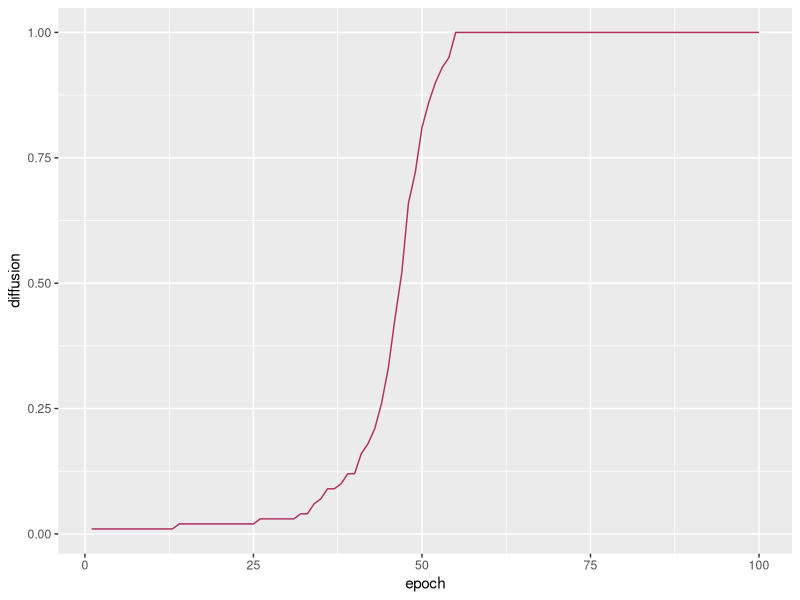

Generate this figure with R:
#
# Simulation einer künstlichen Welt 
#

#
# Packages laden ----
#
library(tidyverse)

#
# 1. Welt errichten ----
#

# Rahmenbedingungen der Welt festlegen 
world_width <- 50
world_height <- 50
world_epochs <- 100
world_agents <- 100


# Tibble erstellen und Agenten in der Welt verteilen
agents <- tibble(    
  no  = c(1:world_agents),    
  x   = sample(world_width, world_agents ,replace=T),
  y   = sample(world_height, world_agents, replace=T),
  dir = sample(360, world_agents,replace=T) - 1,
  state = FALSE
)

# Status des ersten Agenten auf TRUE setzen 
agents$state[1] <-  TRUE

# Datframe für das Loggen der Epochen erstellen
history <- data.frame()

#
# 2. Funktionen für die Aktionen in jeder Epoche ----
#

# Agenten bewegen 
agentsMove <- function(agents) {
  
  # Zufällig zwischen -25 und +25 Grad rotieren
  rotate <- sample(c(-25:25),world_agents,replace=T)
  
  agents$dir <- agents$dir + rotate
  agents$dir <- agents$dir %% 360
  
  # Horizontal bewegen 
  dir_x = round(sin((agents$dir * pi) / 180))
  agents$x <- agents$x - dir_x
  agents$x <- (agents$x - 1) %% world_width + 1
  
  # Vertikal bewegen 
  dir_y = round(cos((agents$dir * pi) / 180))
  agents$y <- agents$y + dir_y
  agents$y <- (agents$y - 1) %% world_height + 1
  
  return (agents)
}

# Agenten kommunizieren lassen
agentsChat <- function(agents) {
  
  informants <- agents[agents$state == TRUE,]
  
  agents$state = 
    (agents$x %in% informants$x) & 
    (agents$y %in% informants$y)
  
  return (agents)
}


#
# Simulation starten: über die Epochen iterieren ----
#

history <- data.frame()

for (epoch in c(1:world_epochs)) {
  
  print(epoch)  
  
  # Aktionen ausführen
  agents <- agentsMove(agents)
  agents <- agentsChat(agents)
  
  
  # Protokollieren
  agents$epoch <- epoch
  history <- rbind(history, agents)
  
}


#
# Ergebnisse analysieren ---- 
#

# Diffusion pro Epoche
trace <- history %>% 
  group_by(epoch) %>% 
  summarise(diffusion = mean(state)) %>% 
  ungroup()

# Traceplot 
trace %>% 
  ggplot(aes(epoch, diffusion)) +
  geom_line(color="maroon")



